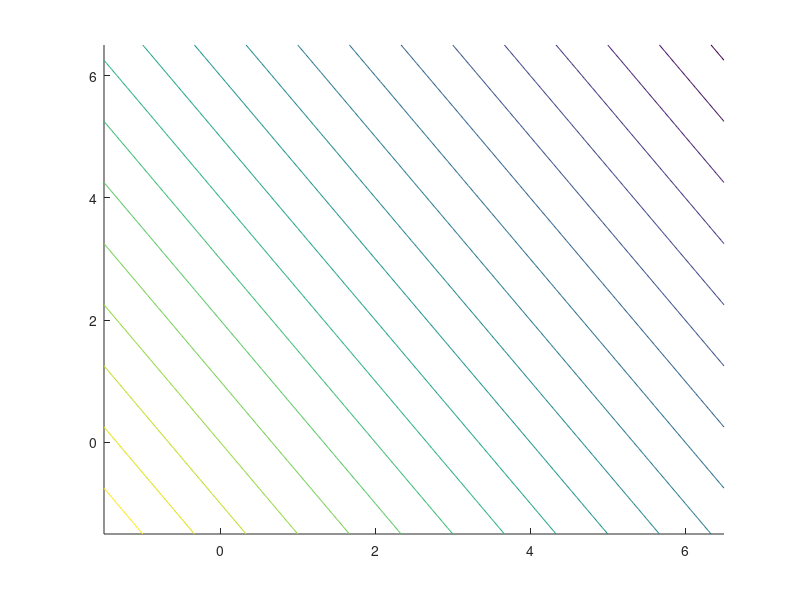

This chart was generated by the following MATLAB code: (Note: this script raises an error after producing the figure.)
x1_l = -1.5; x1_h = 6.5;
x2_l = -1.5; x2_h = 6.5;
res = 0.1;

[x1, x2] = meshgrid(x1_l:res:x2_h, x1_l:res:x2_h);

f = -3*x1 - 2*x2;

levels = (-32:2:6)';

fig = figure(1);
% Set fontsize for the labels and lengend
fontsize = 8;
% Set the figure dimension units to centimeters
set(gcf, 'units','centimeters');
% Figure paper dimensions:
w = 11; % 9 cm wide
h = 11; % 9 cm tall
% Set the dimensions of the figure
pos = get(gcf, 'position');
set(gcf, 'position', [pos(1), pos(2), w, h]);

[C, h] = contour(x1, x2, f, levels, 'Color', .7*[1 1 1]);
% set(h, 'ShowText','on', 'LabelSpacing',500);
hold('on');
grid('off');
axis('square');

% plot([0 0], [x1_l, x1_h], 'k');
% plot([x2_l, x2_h], [0 0], 'k');

% plot_arrow(0,x1_l,0,x1_h);
point1_arrow = [0,x1_l];
point2_arrow1 = [0,x1_h];
d_point = point2_arrow1-point1_arrow;
quiver(point1_arrow(1), point1_arrow(2), d_point(1), d_point(2), 0, 'black')

% plot_arrow(x2_l,0,x2_h,0);
point1_arrow = [x2_l,0];
point2_arrow1 = [x2_h,0];
d_point = point2_arrow1-point1_arrow;
quiver(point1_arrow(1), point1_arrow(2), d_point(1), d_point(2), 0, 'black')


% Plot c_1 and c_2
x_1 = [-10,10];
x_2 = 8 - 2*x_1;
plot(x_1, x_2, 'k');
x_2 = (1/3)*(15 - x_1);
plot(x_1, x_2, 'k');

x1_opt = 1.8;
x2_opt = 4.4;
%plot(x1_opt, x2_opt, 'ok');
it1_x1 = 0;
it1_x2 = 0;
%plot(it1_x1, it1_x2, 'ok');
it2_x1 = 4;
it2_x2 = 0;
%plot(it2_x1, it2_x2, 'ok');

c1_x1 = -2;
c1_x2 = -1;

c2_x1 = -1;
c2_x2 = -3;

f_x1 = -3;
f_x2 = -2;

% plot_arrow(x1_opt,x2_opt, x1_opt+c1_x1,x2_opt+c1_x2, 'linewidth', 2);
point1_arrow = [x1_opt,x2_opt];
point2_arrow1 = [x1_opt+c1_x1,x2_opt+c1_x2];
d_point = point2_arrow1-point1_arrow;
%quiver(point1_arrow(1), point1_arrow(2), d_point(1), d_point(2), 0, 'black')

% plot_arrow(x1_opt,x2_opt, x1_opt+c2_x1,x2_opt+c2_x2, 'linewidth', 2);
point1_arrow = [x1_opt,x2_opt];
point2_arrow1 = [ x1_opt+c2_x1,x2_opt+c2_x2];
d_point = point2_arrow1-point1_arrow;
%quiver(point1_arrow(1), point1_arrow(2), d_point(1), d_point(2), 0, 'black')

% plot_arrow(x1_opt,x2_opt, x1_opt+f_x1,x2_opt+f_x2, 'linewidth', 2);
point1_arrow = [x1_opt,x2_opt];
point2_arrow1 = [ x1_opt+f_x1,x2_opt+f_x2];
d_point = point2_arrow1-point1_arrow;
%quiver(point1_arrow(1), point1_arrow(2), d_point(1), d_point(2), 0, 'black')


text_offset = 0.05;
%text(x1_opt+c1_x1-5*text_offset,x2_opt+c1_x2+0*text_offset, '$\nabla c_1$', 'fontsize', fontsize,'interpreter','latex')
%text(x1_opt+c2_x1-3*text_offset,x2_opt+c2_x2-2*text_offset, '$\nabla c_2$', 'fontsize', fontsize,'interpreter','latex')
%text(x1_opt+f_x1-1*text_offset,x2_opt+f_x2-2*text_offset, '$\nabla f$', 'fontsize', fontsize,'interpreter','latex')
%text(it1_x1+1*text_offset,it1_x2+2*text_offset, 'Iteration 1', 'fontsize', fontsize)
%text(it2_x1+1*text_offset,it2_x2+2*text_offset, 'Iteration 2', 'fontsize', fontsize)
%text(x1_opt+1*text_offset,x2_opt+2*text_offset, 'Iteration 3', 'fontsize', fontsize)

xlabel('x_1');
ylabel('x_2');
% Set the fontsize of all elements
set(gca, 'fontsize', fontsize); % Sets fontsize on legend and numbers on axis
set(get(gca, 'XLabel'), 'fontsize', fontsize); % Sets the fontsize for the xlabel
set(get(gca, 'YLabel'), 'fontsize', fontsize); % Sets the fontsize for the ylabel

set(gca,'XTick',[-1:1:6],'YTick',[-1:1:6])
xlim([-1.5,6.5])
ylim([-1.5,6.5])

hold('off');

% Create the pdf file
% pdfmatlabfrag(gcf, 'fig_prob2.pdf');